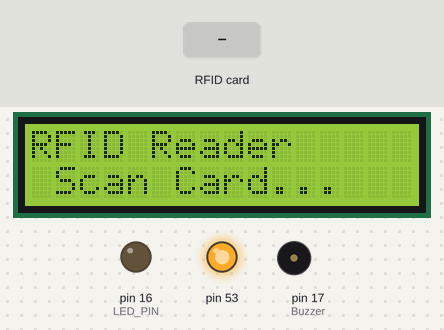
Bench run of a sketch on a simulated Arduino Mega 2560, built with avr-gcc and run on an emulated ATmega2560. On the bench: 16×2 character LCD, output pins drawn as LEDs (lit = HIGH), buzzer (waves = sounding, pin HIGH). Inputs (shaded band) come from the test bench. What the sketch prints to the serial monitor is not drawn.

Above: at 1.3 s.
1.4 s: RFID card 5E 7A 19 C4 held to the reader
At 1.7 s:
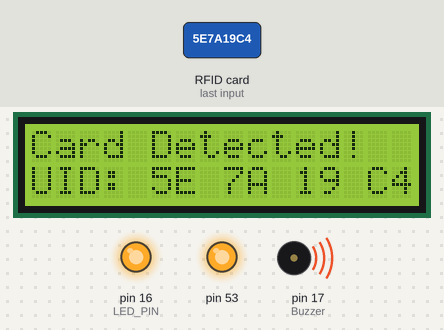
At 3.7 s:
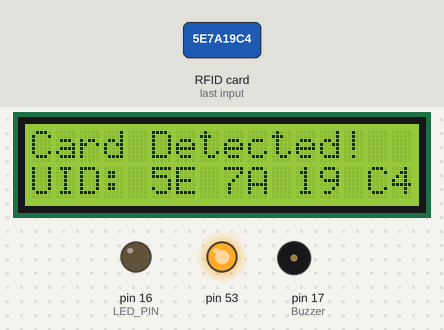
Timing chart, 0 to 5.2 s (numbered marks = the images above; inputs shaded):
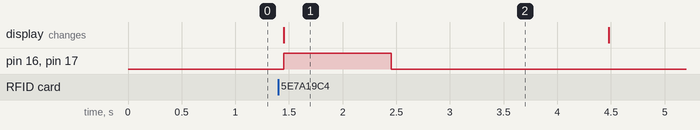

Measured:
- after the input at 1.4 s, pin 16 (LED_PIN), pin 17 (Buzzer): LOW → HIGH after 0.05 s, → LOW 1.0 s later; the display: changes after 0.05 s (image 1)

The sketch:

04_rfid_lcd_buzzer_led.ino
```cpp
#include <SPI.h>
#include <MFRC522.h>
#include <Wire.h>
#include <LiquidCrystal_I2C.h>

#define Buzzer 17    // Buzzer on GPIO17
#define LED_PIN 16   // LED on GPIO16
#define SS_PIN 5     // RFID SDA (SS) on GPIO5
#define RST_PIN 22   // RFID RST on GPIO22

// Initialize LCD (I2C address, columns, rows)
LiquidCrystal_I2C lcd(0x27, 16, 2); // Change address if needed (0x3F is common)
MFRC522 mfrc522(SS_PIN, RST_PIN);   // Create MFRC522 instance

void setup() {
  Serial.begin(115200);
  SPI.begin();           // Initialize SPI bus
  mfrc522.PCD_Init();    // Initialize MFRC522

  pinMode(Buzzer, OUTPUT);
  pinMode(LED_PIN, OUTPUT);
  digitalWrite(LED_PIN, LOW);  // Ensure LED is off at start

  // Initialize LCD
  lcd.init();
  lcd.backlight();
  lcd.setCursor(0, 0);
  lcd.print("RFID Reader");
  lcd.setCursor(0, 1);
  lcd.print(" Scan Card...");

  Serial.println("Place RFID card near reader...");
}

void loop() {
  if (mfrc522.PICC_IsNewCardPresent() && mfrc522.PICC_ReadCardSerial()) {
    // Clear LCD and display UID
    lcd.clear();
    lcd.setCursor(0, 0);
    lcd.print("Card Detected!");

    // Convert UID to hexadecimal string
    String uidString = "";
    for (byte i = 0; i < mfrc522.uid.size; i++) {
      uidString += String(mfrc522.uid.uidByte[i] < 0x10 ? " 0" : " ");
      uidString += String(mfrc522.uid.uidByte[i], HEX);
    }
    uidString.toUpperCase();

    // Display UID on second line
    lcd.setCursor(0, 1);
    lcd.print("UID:");
    lcd.print(uidString);

    // Serial print UID
    Serial.print("UID Tag:");
    Serial.println(uidString);

    // Activate buzzer and LED
    digitalWrite(Buzzer, HIGH);
    digitalWrite(LED_PIN, HIGH);  // Turn on LED
    delay(1000);
    digitalWrite(Buzzer, LOW);
    digitalWrite(LED_PIN, LOW);   // Turn off LED

    // Halt PICC and stop encryption
    mfrc522.PICC_HaltA();
    mfrc522.PCD_StopCrypto1();

    // Reset LCD after 2 seconds
    delay(2000);
    lcd.clear();
    lcd.setCursor(0, 0);
    lcd.print("RFID Reader");
    lcd.setCursor(0, 1);
    lcd.print(" Scan Card...");
  }
  delay(50);
}
```
